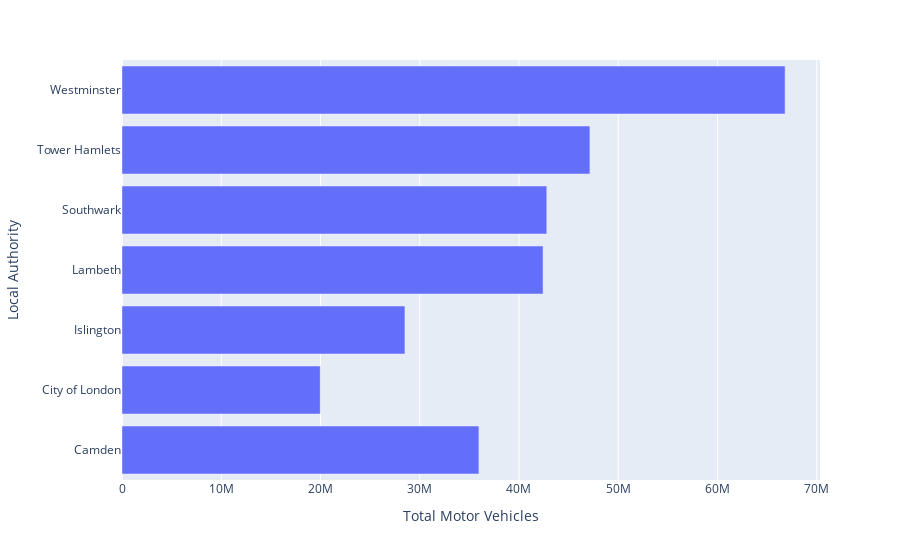

Source (notebook cell):
### Code cell
import plotly.express as px

# Assuming df_traffic is your DataFrame
data_new = df_congestion.groupby("local_authority_name")["all_motor_vehicles"].sum().reset_index()

fig = px.bar(data_new, y="local_authority_name", x="all_motor_vehicles", orientation="h", 
             labels={"all_motor_vehicles": "Total Motor Vehicles", "local_authority_name": "Local Authority"})

fig.show()

### Figure 1 — Plotly figure (JSON) as saved in the notebook; plotly's stock layout.template omitted (floating-point values rounded to 4 significant figures)
{"data": [{"alignmentgroup": "True", "hovertemplate": "Total Motor Vehicles=%{x}<br>Local Authority=%{y}<extra></extra>", "legendgroup": "", "marker": {"color": "#636efa", "pattern": {"shape": ""}}, "name": "", "offsetgroup": "", "orientation": "h", "showlegend": false, "textposition": "auto", "type": "bar", "x": [35961655, 19975365, 28508374, 42425156, 42800393, 47145673, 66814161], "xaxis": "x", "y": ["Camden", "City of London", "Islington", "Lambeth", "Southwark", "Tower Hamlets", "Westminster"], "yaxis": "y"}], "layout": {"barmode": "relative", "legend": {"tracegroupgap": 0}, "margin": {"t": 60}, "xaxis": {"anchor": "y", "domain": [0, 1], "title": {"text": "Total Motor Vehicles"}}, "yaxis": {"anchor": "x", "domain": [0, 1], "title": {"text": "Local Authority"}}}}
